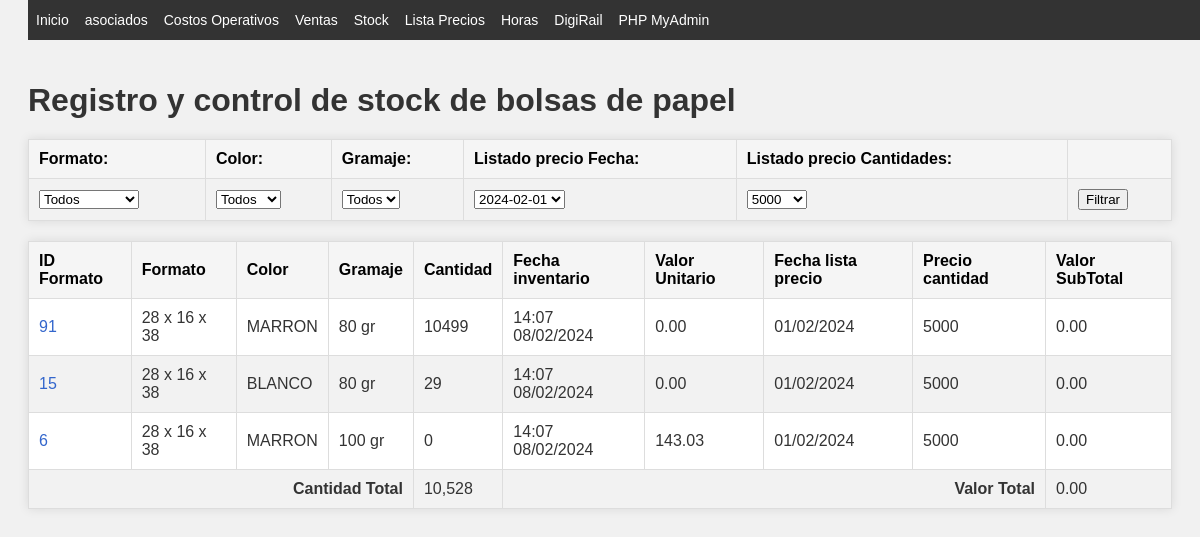
The page /stock.php?Formato=28 x 16 x 38 on the database its author committed.
### tables this page shows
CREATE TABLE `listado_precios` (
  `ID_listado` int(11) NOT NULL,
  `ID_formato` int(11) DEFAULT NULL,
  `cantidad` int(11) DEFAULT NULL,
  `precio_u_sIVA` decimal(8,2) DEFAULT NULL,
  `fecha_listado` date DEFAULT NULL
);

CREATE TABLE `tabla_1` (
  `ID_formato` int(11) NOT NULL,
  `formato` varchar(14) NOT NULL,
  `color` varchar(11) NOT NULL,
  `gramaje` int(11) NOT NULL,
  `cantidades` int(11) NOT NULL,
  `manijas` bit(1) NOT NULL,
  `fechatiempo` timestamp NULL DEFAULT CURRENT_TIMESTAMP ON UPDATE CURRENT_TIMESTAMP
);

### Stock/stockFunctions.php (called while the page is built, shortened)
<?php
function obtenerDatosStock($formatoFilter, $colorFilter, $gramajeFilter, $cantidadSeleccionada, $fechaListadoFilter) {
    $conexion = conectarBD();
    $query = "SELECT t1.*, t2.precio_u_sIVA, t2.fecha_listado, t2.cantidad FROM tabla_1 t1
              LEFT JOIN listado_precios t2 ON t1.ID_formato = t2.ID_formato";
    $conditions = [];
    $params = [];
    if ($formatoFilter !== 'todos') {
        $conditions[] = "t1.formato = ?";
        $params[] = $formatoFilter;
    }
    if (!empty($cantidadSeleccionada) && $cantidadSeleccionada != 'todos') {
        $conditions[] = "t2.cantidad = ?";
        $params[] = $cantidadSeleccionada;
    }
    if ($fechaListadoFilter !== 'todos') {
        $conditions[] = "t2.fecha_listado = ?";
        $params[] = $fechaListadoFilter;
    }
    if (!empty($conditions)) {
        $query .= " WHERE " . implode(" AND ", $conditions);
    }
    $query .= " ORDER BY t1.cantidades DESC";
    $stmt = $conexion->prepare($query);
    if (!empty($params)) {
        $stmt->bind_param(str_repeat("s", count($params)), ...$params);
    }
    $stmt->execute();
    $result = $stmt->get_result();
    $data = [];
    while ($row = $result->fetch_assoc()) {
        $data[] = $row;
    }
    return $data;
}

### stock.php (the view, shortened to what this page needs)
<?php
require "includes/header.php";
require_once 'Stock/stockFunctions.php';
function obtenerFiltrosDesdeURL() {
    $cantidadSeleccionadaDefault = '5000';
    $fechaListadoFilterDefault = '24-02-01';
    return [
        'formatoFilter'         => $_GET['Formato']     ?? 'todos',
        'colorFilter'           => $_GET['color']       ?? 'todos',
        'gramajeFilter'         => $_GET['gramaje']     ?? 'todos',
        'cantidadSeleccionada'  => !empty($_GET['cantidades'])          ? $_GET['cantidades']           : $cantidadSeleccionadaDefault,
        'fechaListadoFilter'    => !empty($_GET['fechaSeleccionada'])   ? $_GET['fechaSeleccionada']    : $fechaListadoFilterDefault,
    ];
}
$filtros = obtenerFiltrosDesdeURL();
$data = obtenerDatosStock(
    strval($filtros['formatoFilter']),
    strval($filtros['colorFilter']),
    strval($filtros['gramajeFilter']),
    strval($filtros['cantidadSeleccionada']),
    strval($filtros['fechaListadoFilter'])
);
function formatearFecha($fecha, $formato = 'd/m/Y') {
    $objFecha = new DateTime($fecha);
    return $objFecha->format($formato);
}
function mostrarTabla($data) {
    $totalSuma = 0;
    $cant_total = 0;
    foreach ($data as $row) {
        if (isset($row['precio_u_sIVA'])) {
            $valorTotal = $row['cantidades'] * $row['precio_u_sIVA'];
            $valorTotalFormatted = is_numeric($valorTotal) ? number_format($valorTotal, 2, '.', ',') : $valorTotal;
            $totalSuma += $valorTotal;
            if (isset($row['cantidades']) && is_numeric($row['cantidades'])) {
                $cant_total += $row['cantidades'];
            }
            $precioUnitarioFormatted = number_format($row['precio_u_sIVA'], 2, '.', ',');
        } else {
            $valorTotalFormatted = 'No disponible';
            $precioUnitarioFormatted = 'No disponible';
        }
        echo "<tr>";
        echo "<td><a href='Stock/busqueda.php?ID_formato=" . htmlspecialchars($row['ID_formato']) . "'>" . htmlspecialchars($row['ID_formato']) . "</a></td>";
        echo "<td>" . htmlspecialchars($row['formato']) . "</td>";
        echo "<td>" . htmlspecialchars($row['color']) . "</td>";
        echo "<td>" . htmlspecialchars($row['gramaje']) . " gr</td>";
        echo "<td>" . htmlspecialchars($row['cantidades']) . "</td>";
        echo "<td>" . formatearFecha($row['fechatiempo'], 'H:i d/m/Y') . "</td>";
        echo "<td>" . $precioUnitarioFormatted . "</td>";
        echo "<td>" . formatearFecha($row['fecha_listado']) . "</td>";
        echo "<td>" . htmlspecialchars($row['cantidad']) . "</td>";
        echo "<td>" . $valorTotalFormatted . "</td>";
        echo "</tr>";
    }
    echo "<tr><td colspan='4' style='text-align: right;'><strong>Cantidad Total</strong></td><td>" . number_format($cant_total, 0, '.', ',') . "</td>";
    echo "<td colspan='4' style='text-align: right;'><strong>Valor Total</strong></td><td>" . number_format($totalSuma, 2, '.', ',') . "</td></tr>";
}
?>
<!DOCTYPE html>
<html lang="es">
<head>
    <link rel="stylesheet" href="CSS/style.css">
</head>
<body>
    <h1>Registro y control de stock de bolsas de papel</h1>
    <?php include 'Stock/filtroForm.php'; ?>
    <table>
        <thead>
            <tr>
                <th>ID Formato</th>
                <th>Formato</th>
                <th>Color</th>
                <th>Gramaje</th>
                <th>Cantidad</th>
                <th>Fecha inventario</th>
                <th>Valor Unitario</th>
                <th>Fecha lista precio</th>
                <th>Precio cantidad</th>
                <th>Valor SubTotal</th>
            </tr>
        </thead>
        <tbody>
            <?php mostrarTabla($data); ?>
        </tbody>
    </table>
</body>
</html>

### CSS/index.css (style rules this page uses)
body { font-family: verdana; resize: none; }
h1, #cabecera p { margin: 0; padding: 0; }

### CSS/style.css (style rules this page uses)
body { font-family: Arial, sans-serif; background-color: #f4f4f4; color: #333; }
table { border-collapse: collapse; width: 80%; margin: 20px auto; background-color: #ffffff; box-shadow: 0 0 10px rgba(0,0,0,0.1); }
th, td { border: 1px solid #ddd; padding: 8px; text-align: left; }
th { background-color: #e9e9e9; color: #000; }
tr:nth-child(even) { background-color: #f2f2f2; }
body { font-family: Arial, sans-serif; background-color: #f1f1f1; padding: 20px; }
h1 { color: #333; }
table { width: 100%; border-collapse: collapse; margin-top: 20px; }
table th, table td { padding: 10px; text-align: left; border: 1px solid #ddd; }
table th { background-color: #f5f5f5; }
table td a { color: #3366cc; text-decoration: none; }

### rows shown on the page
listado_precios: ID_formato.ID_formato "91", ID_formato.formato "28 x 16 x 38", ID_formato.color "MARRON", ID_formato.gramaje "80", ID_formato.cantidades "10499", ID_formato.fechatiempo "14:07 08/02/2024", precio_u_sIVA "0.00", fecha_listado "01/02/2024", cantidad "5000"
listado_precios: ID_formato.ID_formato "15", ID_formato.formato "28 x 16 x 38", ID_formato.color "BLANCO", ID_formato.gramaje "80", ID_formato.cantidades "29", ID_formato.fechatiempo "14:07 08/02/2024", precio_u_sIVA "0.00", fecha_listado "01/02/2024", cantidad "5000"
listado_precios: ID_formato.ID_formato "6", ID_formato.formato "28 x 16 x 38", ID_formato.color "MARRON", ID_formato.gramaje "100", ID_formato.cantidades "0", ID_formato.fechatiempo "14:07 08/02/2024", precio_u_sIVA "143.03", fecha_listado "01/02/2024", cantidad "5000", valorTotalFormatted "0.00"

### other values the page prints
$cant_total "10,528"
$totalSuma "0.00"
form field fechaSeleccionada "2024-02-01"
